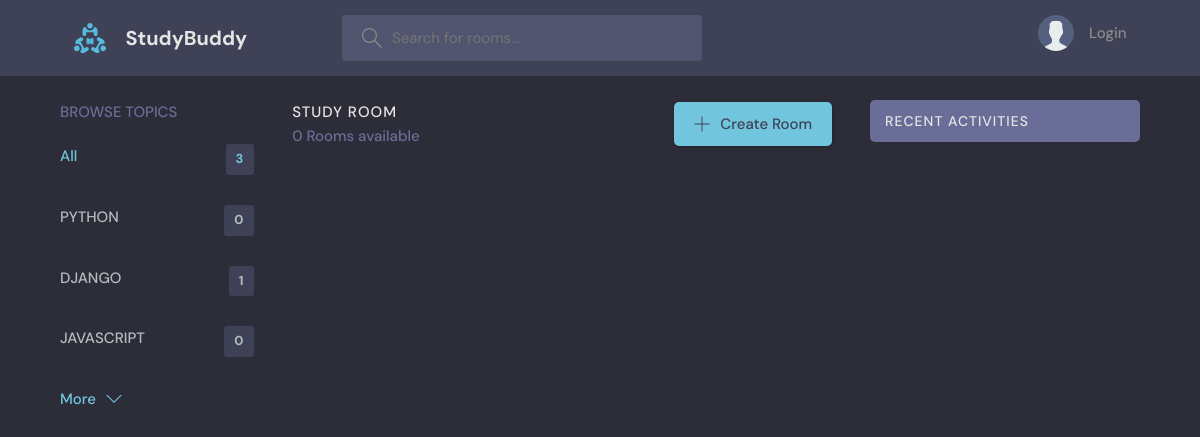
Page /?q=PYTHON on the committed database.
### base/models.py (models this page shows, shortened)
class Topic(models.Model):
    name = models.CharField(max_length=200)

### base/views.py (the view)
# urls.py: path('', views.home, name='home'),
def home(request):
    q = request.GET.get('q') if request.GET.get('q') != None else ''
    rooms = Room.objects.filter(
        Q(topic__name__icontains=q) |
        Q(name__icontains=q) |
        Q(description__icontains=q)
    )
    topics = Topic.objects.all()[0:5]
    room_count = rooms.count()
    room_messages = Message.objects.filter(Q(room__topic__name__icontains=q))
    context = {'rooms' : rooms, 'topics' : topics,
    'room_count' : room_count, 'room_messages' : room_messages}
    return render(request, 'base/home.html', context)

### base/templates/base/home.html (shortened to what this page needs)
{% extends 'main.html' %}
{% block content %}
<main class="layout layout--3">
      <div class="container">
        {% include 'base/topics_component.html' %}
        <div class="roomList">
          <div class="roomList__header">
            <div>
              <h2>Study Room</h2>
              <p>{{room_count}} Rooms available</p>
            </div>
            <a class="btn btn--main" href="{% url 'create-room' %}">
              <svg version="1.1" xmlns="http://www.w3.org/2000/svg" width="32" height="32" viewBox="0 0 32 32">
                <title>add</title>
                <path
                  d="M16.943 0.943h-1.885v14.115h-14.115v1.885h14.115v14.115h1.885v-14.115h14.115v-1.885h-14.115v-14.115z"
                ></path>
              </svg>
              Create Room
            </a>
          </div>
        </div>
        {% include 'base/activity_component.html' %}
      </div>
    </main>
{% endblock %}

### base/templates/base/topics_component.html
<div class="topics">
    <div class="topics__header">
      <h2>Browse Topics</h2>
    </div>
    <ul class="topics__list">
      <li>
        <a href="{% url 'home' %}" class="active">All <span>{{topics.count}}</span></a>
      </li>
      {% for topic in topics %}
      <li>
        <a href="{% url 'home' %}?q={{topic.name}}">{{topic.name}} <span>{{topic.room_set.all.count}}</span></a>
      </li>
      {% endfor %}
    </ul>
    <a class="btn btn--link" href="{% url 'topics' %}">
      More
      <svg version="1.1" xmlns="http://www.w3.org/2000/svg" width="32" height="32" viewBox="0 0 32 32">
        <title>chevron-down</title>
        <path d="M16 21l-13-13h-3l16 16 16-16h-3l-13 13z"></path>
      </svg>
    </a>
  </div>

### static/styles/style.css (style rules this page uses)
:root { --color-main: #71c6dd; --color-main-light: #e1f6fb; --color-dark: #3f4156; --color-dark-medium: #51546e; --color-dark-light: #696d97; --color-light: #e5e5e5; --color-gray: #8b8b8b; --color-light-gray: #b2bdbd; --color-bg: #2d2d39; --color-success: #5dd693; --color-error: #fc4b0b; }
* { font-family: "DM Sans", -apple-system, BlinkMacSystemFont, "Segoe UI", Roboto, Oxygen, Ubuntu, Cantarell, "Open Sans", "Helvetica Neue", sans-serif; margin: 0; padding: 0; box-sizing: border-box; text-rendering: optimizeLegibility; font-size: inherit; }
html { font-size: 56.25%; }
@media only screen and (min-width: 1200px) { html { font-size: 62.5%; } }
body { line-height: 1.6; font-weight: 400; font-size: 1.5rem; color: var(--color-light-gray); background-color: var(--color-bg); min-height: 100vh; }
a { display: inline-block; color: var(--color-main); text-decoration: none; }
.container { max-width: 120rem; width: 90%; margin: auto; }
.btn { background-color: transparent; border: none; display: inline-flex; align-items: center; gap: 1rem; cursor: pointer; transition: all ease-in-out 0.3s; padding: 1rem 2rem; border-radius: 5px; box-shadow: 1px 1px 3px 1px rgba(0, 0, 0, 0.15); font-weight: 500; }
.btn--link { border-radius: 0; padding: 0; color: var(--color-main); box-shadow: none; }
.btn--main { background-color: var(--color-main); color: var(--color-dark); }
.btn > svg { fill: currentColor; width: 1.6rem; height: 1.6rem; }
.layout { margin-top: 2.4rem; }
.layout > .container { display: flex; justify-content: space-between; align-items: flex-start; }
.layout--3 > .container > div:first-child { flex-basis: 18%; max-width: 22.5rem; }
.layout--3 > .container > div:nth-child(2) { flex-basis: 50%; }
.topics__header { margin-bottom: 2rem; }
.topics__header h2 { text-transform: uppercase; font-weight: 500; color: var(--color-dark-light); }
.topics__list { list-style: none; }
.topics__list li a { display: flex; justify-content: space-between; margin-bottom: 3rem; font-weight: 500; color: var(--color-light-gray); transition: all 0.3s ease-in-out; }
.topics__list li a.active, .topics__list li a:hover { color: var(--color-main); }
.topics__list li a span { padding: 0.5rem 1rem; background-color: var(--color-dark); border-radius: 3px; font-size: 1.3rem; font-weight: 700; letter-spacing: 1px; }
.roomList__header { display: flex; justify-content: space-between; align-items: center; margin-bottom: 2.4rem; }
.roomList__header h2 { text-transform: uppercase; font-weight: 500; color: var(--color-light); letter-spacing: 1px; }
.roomList__header p { font-weight: 500; color: var(--color-dark-light); }

### rows in the picture
Topic: name "PYTHON", room_set.all.count "0"
Topic: name "DJANGO", room_set.all.count "1"
Topic: name "JAVASCRIPT", room_set.all.count "0"

### other values in the picture
{{ topics.count }} "3"
{{ room_count }} "0"
